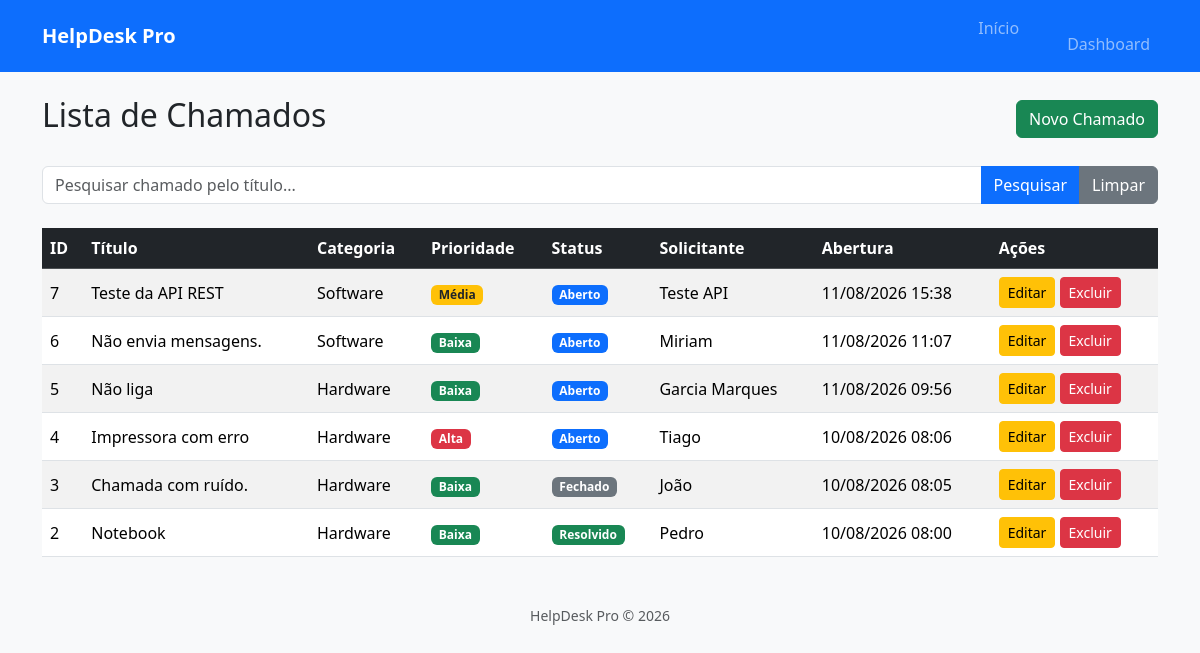
Page /chamados (signed in) on the earlier database version.
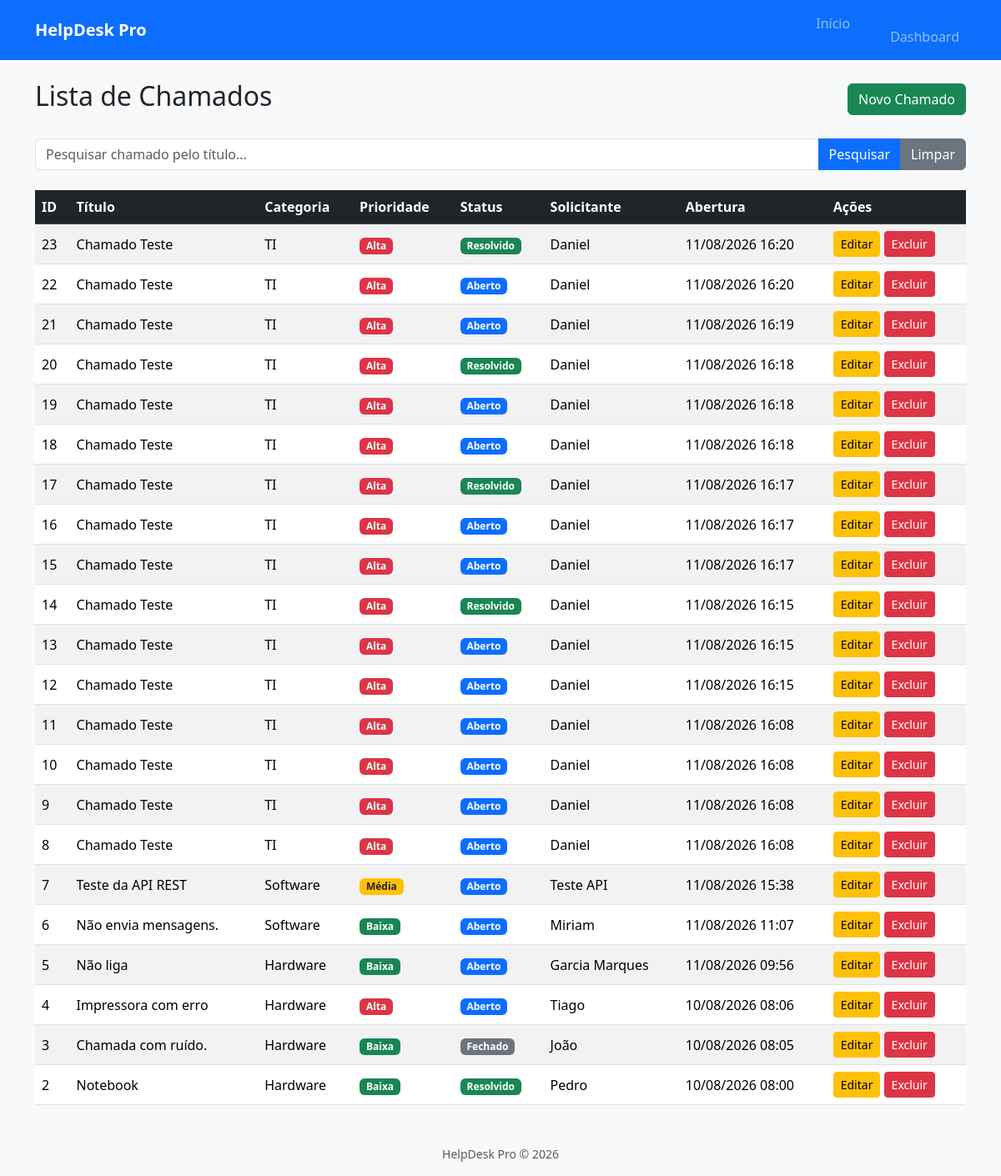
Same page on the later database version.
### models/chamado.py (models this page shows)
class Chamado(db.Model):
    __tablename__ = "chamados"
    id = db.Column(db.Integer, primary_key=True)
    titulo = db.Column(db.String(120), nullable=False)
    descricao = db.Column(db.Text, nullable=False)
    categoria = db.Column(db.String(50), nullable=False)
    prioridade = db.Column(db.String(20), nullable=False)
    status = db.Column(
        db.String(20),
        nullable=False,
        default="Aberto"
    )
    solicitante = db.Column(db.String(100), nullable=False)
    tecnico = db.Column(db.String(100))
    data_abertura = db.Column(
        db.DateTime,
        default=datetime.utcnow
    )
    data_fechamento = db.Column(
        db.DateTime
    )

### routes/chamados.py (the view)
@chamados_bp.route("/chamados")
@login_required
def listar_chamados():
    pesquisa = request.args.get(
        "pesquisa",
        ""
    )
    consulta = Chamado.query
    if pesquisa:
        consulta = consulta.filter(
            Chamado.titulo.ilike(
                f"%{pesquisa}%"
            )
        )
    chamados = consulta.order_by(
        Chamado.data_abertura.desc()
    ).all()
    return render_template(
        "chamados/listar.html",
        chamados=chamados,
        pesquisa=pesquisa
    )

### app.py (called while the page is built)
@login_manager.user_loader
def load_user(user_id):
    return Usuario.query.get(int(user_id))

### templates/chamados/listar.html (shortened to what this page needs)
{% extends "layout/base.html" %}
{% block conteudo %}
<div class="d-flex justify-content-between align-items-center mb-4">
    <h2>Lista de Chamados</h2>
    <a href="{{ url_for('chamados.novo_chamado') }}"
       class="btn btn-success">
        Novo Chamado
    </a>
</div>
<form method="GET" class="mb-4">
    <div class="input-group">
        <input
            type="text"
            name="pesquisa"
            class="form-control"
            placeholder="Pesquisar chamado pelo título..."
            value="{{ pesquisa }}">
        <button
            type="submit"
            class="btn btn-primary">
            Pesquisar
        </button>
        <a
            href="{{ url_for('chamados.listar_chamados') }}"
            class="btn btn-secondary">
            Limpar
        </a>
    </div>
</form>
{% if chamados %}
<table class="table table-striped table-hover align-middle">
    <thead class="table-dark">
        <tr>
            <th>ID</th>
            <th>Título</th>
            <th>Categoria</th>
            <th>Prioridade</th>
            <th>Status</th>
            <th>Solicitante</th>
            <th>Abertura</th>
            <th>Ações</th>
        </tr>
    </thead>
    <tbody>
        {% for chamado in chamados %}
        <tr>
            <td>
                {{ chamado.id }}
            </td>
            <td>
                {{ chamado.titulo }}
            </td>
            <td>
                {{ chamado.categoria }}
            </td>
            <td>
                {% if chamado.prioridade == "Alta" %}
                    <span class="badge bg-danger">
                        {{ chamado.prioridade }}
                    </span>
                {% elif chamado.prioridade == "Média" %}
                    <span class="badge bg-warning text-dark">
                        {{ chamado.prioridade }}
                    </span>
                {% else %}
                    <span class="badge bg-success">
                        {{ chamado.prioridade }}
                    </span>
                {% endif %}
            </td>
            <td>
                {% if chamado.status == "Aberto" %}
                    <span class="badge bg-primary">
                        {{ chamado.status }}
                    </span>
                {% elif chamado.status == "Em andamento" %}
                    <span class="badge bg-warning text-dark">
                        {{ chamado.status }}
                    </span>
                {% elif chamado.status == "Resolvido" %}
                    <span class="badge bg-success">
                        {{ chamado.status }}
                    </span>
                {% else %}
                    <span class="badge bg-secondary">
                        {{ chamado.status }}
                    </span>
                {% endif %}
            </td>
            <td>
                {{ chamado.solicitante }}
            </td>
            <td>
                {{ chamado.data_abertura.strftime("%d/%m/%Y %H:%M") }}
            </td>
            <td>
                <a
                    href="{{ url_for('chamados.editar_chamado', id=chamado.id) }}"
                    class="btn btn-warning btn-sm">
                    Editar
                </a>
                <form
                    action="{{ url_for('chamados.excluir_chamado', id=chamado.id) }}"
                    method="POST"
                    style="display:inline;">
                    <button
                        type="submit"
                        class="btn btn-danger btn-sm"
                        onclick="return confirm('Deseja realmente excluir este chamado?');">
                        Excluir
                    </button>
                </form>
            </td>
        </tr>
        {% endfor %}
    </tbody>
</table>
{% endif %}
{% endblock %}

### templates/layout/base.html (shortened to what this page needs)
<!DOCTYPE html>
<html lang="pt-BR">
<head>
    <link href="https://cdn.jsdelivr.net/npm/bootstrap@5.3.8/dist/css/bootstrap.min.css" rel="stylesheet">
    <link rel="stylesheet"
          href="{{ url_for('static', filename='css/style.css') }}">
</head>
<body class="bg-light">
    <nav class="navbar navbar-expand-lg navbar-dark bg-primary">
        <div class="container">
            <a class="navbar-brand fw-bold"
               href="/">
                HelpDesk Pro
            </a>
            <div
                class="collapse navbar-collapse"
                id="menu">
                <ul class="navbar-nav ms-auto">
                    <li class="nav-item">
                        <a class="nav-link"
                           href="{{ url_for('chamados.home') }}">
                       Início
                       </a>
                    </li>
                    <li class="nav-item">
                        <a class="nav-link"
                           href="{{ url_for('chamados.listar_chamados') }}"
                            Chamados
                        </a>
                    </li>
                    <li class="nav-item">
                        <a class="nav-link"
                           href="/dashboard">
                            Dashboard
                        </a>
                    </li>
                </ul>
            </div>
        </div>
    </nav>
    <div class="container mt-4">
        {% block conteudo %}
        {% endblock %}
    </div>
    <footer class="text-center mt-5 mb-3 text-muted">
        HelpDesk Pro © 2026
    </footer>
</body>
</html>

### static/css/style.css (style rules this page uses)
body { background:#f8f9fa; }
footer { font-size:14px; }

Differences in the rows shown:
added Chamado: id "23", titulo "Chamado Teste", categoria "TI", prioridade "Alta", status "Resolvido", solicitante "Daniel", data_abertura "11/08/2026 16:20"
added Chamado: id "22", titulo "Chamado Teste", categoria "TI", prioridade "Alta", status "Aberto", solicitante "Daniel", data_abertura "11/08/2026 16:20"
added Chamado: id "21", titulo "Chamado Teste", categoria "TI", prioridade "Alta", status "Aberto", solicitante "Daniel", data_abertura "11/08/2026 16:19"
added Chamado: id "20", titulo "Chamado Teste", categoria "TI", prioridade "Alta", status "Resolvido", solicitante "Daniel", data_abertura "11/08/2026 16:18"
added Chamado: id "19", titulo "Chamado Teste", categoria "TI", prioridade "Alta", status "Aberto", solicitante "Daniel", data_abertura "11/08/2026 16:18"
added Chamado: id "18", titulo "Chamado Teste", categoria "TI", prioridade "Alta", status "Aberto", solicitante "Daniel", data_abertura "11/08/2026 16:18"
added Chamado: id "17", titulo "Chamado Teste", categoria "TI", prioridade "Alta", status "Resolvido", solicitante "Daniel", data_abertura "11/08/2026 16:17"
added Chamado: id "16", titulo "Chamado Teste", categoria "TI", prioridade "Alta", status "Aberto", solicitante "Daniel", data_abertura "11/08/2026 16:17"
added Chamado: id "15", titulo "Chamado Teste", categoria "TI", prioridade "Alta", status "Aberto", solicitante "Daniel", data_abertura "11/08/2026 16:17"
added Chamado: id "14", titulo "Chamado Teste", categoria "TI", prioridade "Alta", status "Resolvido", solicitante "Daniel", data_abertura "11/08/2026 16:15"
added Chamado: id "13", titulo "Chamado Teste", categoria "TI", prioridade "Alta", status "Aberto", solicitante "Daniel", data_abertura "11/08/2026 16:15"
added Chamado: id "12", titulo "Chamado Teste", categoria "TI", prioridade "Alta", status "Aberto", solicitante "Daniel", data_abertura "11/08/2026 16:15"
added Chamado: id "11", titulo "Chamado Teste", categoria "TI", prioridade "Alta", status "Aberto", solicitante "Daniel", data_abertura "11/08/2026 16:08"
added Chamado: id "10", titulo "Chamado Teste", categoria "TI", prioridade "Alta", status "Aberto", solicitante "Daniel", data_abertura "11/08/2026 16:08"
added Chamado: id "9", titulo "Chamado Teste", categoria "TI", prioridade "Alta", status "Aberto", solicitante "Daniel", data_abertura "11/08/2026 16:08"
added Chamado: id "8", titulo "Chamado Teste", categoria "TI", prioridade "Alta", status "Aberto", solicitante "Daniel", data_abertura "11/08/2026 16:08"
